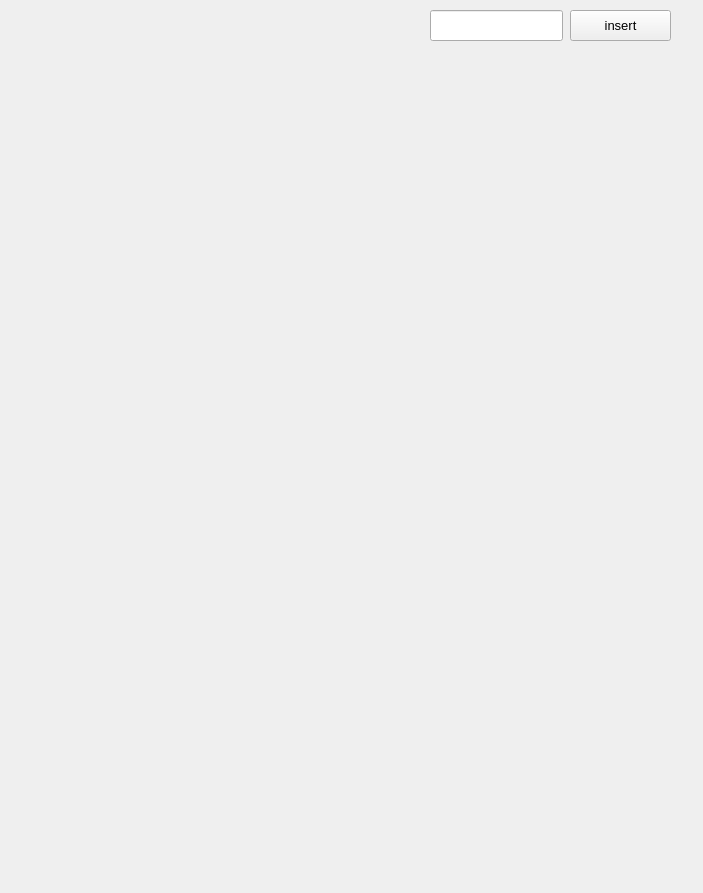
<?xml version="1.0" encoding="UTF-8"?>
<ui version="4.0">
 <class>MainWindow</class>
 <widget class="QMainWindow" name="MainWindow">
  <property name="geometry">
   <rect>
    <x>0</x>
    <y>0</y>
    <width>703</width>
    <height>893</height>
   </rect>
  </property>
  <property name="minimumSize">
   <size>
    <width>0</width>
    <height>0</height>
   </size>
  </property>
  <property name="maximumSize">
   <size>
    <width>2000</width>
    <height>2000</height>
   </size>
  </property>
  <property name="windowTitle">
   <string>MainWindow</string>
  </property>
  <widget class="QWidget" name="centralWidget">
   <widget class="QPushButton" name="pushButton">
    <property name="geometry">
     <rect>
      <x>570</x>
      <y>10</y>
      <width>101</width>
      <height>31</height>
     </rect>
    </property>
    <property name="font">
     <font>
      <family>Tahoma</family>
      <pointsize>10</pointsize>
     </font>
    </property>
    <property name="text">
     <string>insert</string>
    </property>
   </widget>
   <widget class="QLineEdit" name="lineEdit">
    <property name="geometry">
     <rect>
      <x>430</x>
      <y>10</y>
      <width>133</width>
      <height>31</height>
     </rect>
    </property>
   </widget>
   <widget class="QLabel" name="label_pic">
    <property name="geometry">
     <rect>
      <x>430</x>
      <y>220</y>
      <width>121</width>
      <height>121</height>
     </rect>
    </property>
    <property name="font">
     <font>
      <family>Tahoma</family>
      <pointsize>10</pointsize>
      <weight>75</weight>
      <bold>true</bold>
     </font>
    </property>
    <property name="text">
     <string/>
    </property>
   </widget>
   <widget class="QLabel" name="label_high">
    <property name="geometry">
     <rect>
      <x>440</x>
      <y>341</y>
      <width>102</width>
      <height>20</height>
     </rect>
    </property>
    <property name="font">
     <font>
      <family>Tahoma</family>
      <pointsize>10</pointsize>
      <weight>75</weight>
      <bold>true</bold>
     </font>
    </property>
    <property name="text">
     <string/>
    </property>
   </widget>
   <widget class="QLabel" name="label_low">
    <property name="geometry">
     <rect>
      <x>440</x>
      <y>361</y>
      <width>101</width>
      <height>20</height>
     </rect>
    </property>
    <property name="font">
     <font>
      <family>Tahoma</family>
      <pointsize>10</pointsize>
      <weight>75</weight>
      <bold>true</bold>
     </font>
    </property>
    <property name="text">
     <string/>
    </property>
   </widget>
   <widget class="QLabel" name="label_text">
    <property name="geometry">
     <rect>
      <x>440</x>
      <y>381</y>
      <width>211</width>
      <height>20</height>
     </rect>
    </property>
    <property name="font">
     <font>
      <family>Tahoma</family>
      <pointsize>10</pointsize>
      <weight>75</weight>
      <bold>true</bold>
     </font>
    </property>
    <property name="text">
     <string/>
    </property>
   </widget>
   <widget class="QLabel" name="label_date">
    <property name="geometry">
     <rect>
      <x>440</x>
      <y>400</y>
      <width>209</width>
      <height>21</height>
     </rect>
    </property>
    <property name="font">
     <font>
      <family>Tahoma</family>
      <pointsize>10</pointsize>
      <weight>75</weight>
      <bold>true</bold>
     </font>
    </property>
    <property name="text">
     <string/>
    </property>
   </widget>
   <widget class="QLabel" name="label_pic_2">
    <property name="geometry">
     <rect>
      <x>14</x>
      <y>7</y>
      <width>111</width>
      <height>111</height>
     </rect>
    </property>
    <property name="font">
     <font>
      <family>Tahoma</family>
      <pointsize>10</pointsize>
      <weight>75</weight>
      <bold>true</bold>
     </font>
    </property>
    <property name="text">
     <string/>
    </property>
   </widget>
   <widget class="QLabel" name="label_high_2">
    <property name="geometry">
     <rect>
      <x>4</x>
      <y>117</y>
      <width>121</width>
      <height>31</height>
     </rect>
    </property>
    <property name="font">
     <font>
      <family>Tahoma</family>
      <pointsize>10</pointsize>
      <weight>75</weight>
      <bold>true</bold>
     </font>
    </property>
    <property name="text">
     <string/>
    </property>
   </widget>
   <widget class="QLabel" name="label_low_2">
    <property name="geometry">
     <rect>
      <x>4</x>
      <y>147</y>
      <width>121</width>
      <height>31</height>
     </rect>
    </property>
    <property name="font">
     <font>
      <family>Tahoma</family>
      <pointsize>10</pointsize>
      <weight>75</weight>
      <bold>true</bold>
     </font>
    </property>
    <property name="text">
     <string/>
    </property>
   </widget>
   <widget class="QLabel" name="label_text_2">
    <property name="geometry">
     <rect>
      <x>4</x>
      <y>187</y>
      <width>111</width>
      <height>21</height>
     </rect>
    </property>
    <property name="font">
     <font>
      <family>Tahoma</family>
      <pointsize>10</pointsize>
      <weight>75</weight>
      <bold>true</bold>
     </font>
    </property>
    <property name="text">
     <string/>
    </property>
   </widget>
   <widget class="QLabel" name="label_date_2">
    <property name="geometry">
     <rect>
      <x>4</x>
      <y>217</y>
      <width>111</width>
      <height>21</height>
     </rect>
    </property>
    <property name="font">
     <font>
      <family>Tahoma</family>
      <pointsize>10</pointsize>
      <weight>75</weight>
      <bold>true</bold>
     </font>
    </property>
    <property name="text">
     <string/>
    </property>
   </widget>
   <widget class="QLabel" name="label_pic_3">
    <property name="geometry">
     <rect>
      <x>134</x>
      <y>7</y>
      <width>111</width>
      <height>111</height>
     </rect>
    </property>
    <property name="font">
     <font>
      <family>Tahoma</family>
      <pointsize>10</pointsize>
      <weight>75</weight>
      <bold>true</bold>
     </font>
    </property>
    <property name="text">
     <string/>
    </property>
   </widget>
   <widget class="QLabel" name="label_pic_4">
    <property name="geometry">
     <rect>
      <x>254</x>
      <y>7</y>
      <width>111</width>
      <height>111</height>
     </rect>
    </property>
    <property name="font">
     <font>
      <family>Tahoma</family>
      <pointsize>10</pointsize>
      <weight>75</weight>
      <bold>true</bold>
     </font>
    </property>
    <property name="text">
     <string/>
    </property>
   </widget>
   <widget class="QLabel" name="label_pic_5">
    <property name="geometry">
     <rect>
      <x>10</x>
      <y>287</y>
      <width>111</width>
      <height>111</height>
     </rect>
    </property>
    <property name="font">
     <font>
      <family>Tahoma</family>
      <pointsize>10</pointsize>
      <weight>75</weight>
      <bold>true</bold>
     </font>
    </property>
    <property name="text">
     <string/>
    </property>
   </widget>
   <widget class="QLabel" name="label_pic_6">
    <property name="geometry">
     <rect>
      <x>130</x>
      <y>287</y>
      <width>111</width>
      <height>111</height>
     </rect>
    </property>
    <property name="font">
     <font>
      <family>Tahoma</family>
      <pointsize>10</pointsize>
      <weight>75</weight>
      <bold>true</bold>
     </font>
    </property>
    <property name="text">
     <string/>
    </property>
   </widget>
   <widget class="QLabel" name="label_pic_7">
    <property name="geometry">
     <rect>
      <x>250</x>
      <y>287</y>
      <width>111</width>
      <height>111</height>
     </rect>
    </property>
    <property name="font">
     <font>
      <family>Tahoma</family>
      <pointsize>10</pointsize>
      <weight>75</weight>
      <bold>true</bold>
     </font>
    </property>
    <property name="text">
     <string/>
    </property>
   </widget>
   <widget class="QLabel" name="label_pic_8">
    <property name="geometry">
     <rect>
      <x>10</x>
      <y>529</y>
      <width>111</width>
      <height>111</height>
     </rect>
    </property>
    <property name="font">
     <font>
      <family>Tahoma</family>
      <pointsize>10</pointsize>
      <weight>75</weight>
      <bold>true</bold>
     </font>
    </property>
    <property name="text">
     <string/>
    </property>
   </widget>
   <widget class="QLabel" name="label_pic_9">
    <property name="geometry">
     <rect>
      <x>130</x>
      <y>529</y>
      <width>101</width>
      <height>111</height>
     </rect>
    </property>
    <property name="font">
     <font>
      <family>Tahoma</family>
      <pointsize>10</pointsize>
      <weight>75</weight>
      <bold>true</bold>
     </font>
    </property>
    <property name="text">
     <string/>
    </property>
   </widget>
   <widget class="QLabel" name="label_high_3">
    <property name="geometry">
     <rect>
      <x>134</x>
      <y>116</y>
      <width>111</width>
      <height>31</height>
     </rect>
    </property>
    <property name="font">
     <font>
      <family>Tahoma</family>
      <pointsize>10</pointsize>
      <weight>75</weight>
      <bold>true</bold>
     </font>
    </property>
    <property name="text">
     <string/>
    </property>
   </widget>
   <widget class="QLabel" name="label_low_3">
    <property name="geometry">
     <rect>
      <x>134</x>
      <y>157</y>
      <width>111</width>
      <height>20</height>
     </rect>
    </property>
    <property name="font">
     <font>
      <family>Tahoma</family>
      <pointsize>10</pointsize>
      <weight>75</weight>
      <bold>true</bold>
     </font>
    </property>
    <property name="text">
     <string/>
    </property>
   </widget>
   <widget class="QLabel" name="label_text_3">
    <property name="geometry">
     <rect>
      <x>134</x>
      <y>187</y>
      <width>111</width>
      <height>20</height>
     </rect>
    </property>
    <property name="font">
     <font>
      <family>Tahoma</family>
      <pointsize>10</pointsize>
      <weight>75</weight>
      <bold>true</bold>
     </font>
    </property>
    <property name="text">
     <string/>
    </property>
   </widget>
   <widget class="QLabel" name="label_date_3">
    <property name="geometry">
     <rect>
      <x>134</x>
      <y>217</y>
      <width>111</width>
      <height>21</height>
     </rect>
    </property>
    <property name="font">
     <font>
      <family>Tahoma</family>
      <pointsize>10</pointsize>
      <weight>75</weight>
      <bold>true</bold>
     </font>
    </property>
    <property name="text">
     <string/>
    </property>
   </widget>
   <widget class="QLabel" name="label_high_4">
    <property name="geometry">
     <rect>
      <x>260</x>
      <y>120</y>
      <width>101</width>
      <height>20</height>
     </rect>
    </property>
    <property name="font">
     <font>
      <family>Tahoma</family>
      <pointsize>10</pointsize>
      <weight>75</weight>
      <bold>true</bold>
     </font>
    </property>
    <property name="text">
     <string/>
    </property>
   </widget>
   <widget class="QLabel" name="label_low_4">
    <property name="geometry">
     <rect>
      <x>260</x>
      <y>157</y>
      <width>101</width>
      <height>20</height>
     </rect>
    </property>
    <property name="font">
     <font>
      <family>Tahoma</family>
      <pointsize>10</pointsize>
      <weight>75</weight>
      <bold>true</bold>
     </font>
    </property>
    <property name="text">
     <string/>
    </property>
   </widget>
   <widget class="QLabel" name="label_text_4">
    <property name="geometry">
     <rect>
      <x>260</x>
      <y>189</y>
      <width>101</width>
      <height>21</height>
     </rect>
    </property>
    <property name="font">
     <font>
      <family>Tahoma</family>
      <pointsize>10</pointsize>
      <weight>75</weight>
      <bold>true</bold>
     </font>
    </property>
    <property name="text">
     <string/>
    </property>
   </widget>
   <widget class="QLabel" name="label_date_4">
    <property name="geometry">
     <rect>
      <x>260</x>
      <y>220</y>
      <width>101</width>
      <height>20</height>
     </rect>
    </property>
    <property name="font">
     <font>
      <family>Tahoma</family>
      <pointsize>10</pointsize>
      <weight>75</weight>
      <bold>true</bold>
     </font>
    </property>
    <property name="text">
     <string/>
    </property>
   </widget>
   <widget class="QLabel" name="label_high_5">
    <property name="geometry">
     <rect>
      <x>10</x>
      <y>400</y>
      <width>111</width>
      <height>20</height>
     </rect>
    </property>
    <property name="font">
     <font>
      <family>Tahoma</family>
      <pointsize>10</pointsize>
      <weight>75</weight>
      <bold>true</bold>
     </font>
    </property>
    <property name="text">
     <string/>
    </property>
   </widget>
   <widget class="QLabel" name="label_low_5">
    <property name="geometry">
     <rect>
      <x>10</x>
      <y>437</y>
      <width>111</width>
      <height>20</height>
     </rect>
    </property>
    <property name="font">
     <font>
      <family>Tahoma</family>
      <pointsize>10</pointsize>
      <weight>75</weight>
      <bold>true</bold>
     </font>
    </property>
    <property name="text">
     <string/>
    </property>
   </widget>
   <widget class="QLabel" name="label_text_5">
    <property name="geometry">
     <rect>
      <x>10</x>
      <y>470</y>
      <width>111</width>
      <height>20</height>
     </rect>
    </property>
    <property name="font">
     <font>
      <family>Tahoma</family>
      <pointsize>10</pointsize>
      <weight>75</weight>
      <bold>true</bold>
     </font>
    </property>
    <property name="text">
     <string/>
    </property>
   </widget>
   <widget class="QLabel" name="label_date_5">
    <property name="geometry">
     <rect>
      <x>10</x>
      <y>500</y>
      <width>111</width>
      <height>20</height>
     </rect>
    </property>
    <property name="font">
     <font>
      <family>Tahoma</family>
      <pointsize>10</pointsize>
      <weight>75</weight>
      <bold>true</bold>
     </font>
    </property>
    <property name="text">
     <string/>
    </property>
   </widget>
   <widget class="QLabel" name="label_high_6">
    <property name="geometry">
     <rect>
      <x>130</x>
      <y>400</y>
      <width>111</width>
      <height>20</height>
     </rect>
    </property>
    <property name="font">
     <font>
      <family>Tahoma</family>
      <pointsize>10</pointsize>
      <weight>75</weight>
      <bold>true</bold>
     </font>
    </property>
    <property name="text">
     <string/>
    </property>
   </widget>
   <widget class="QLabel" name="label_low_6">
    <property name="geometry">
     <rect>
      <x>130</x>
      <y>430</y>
      <width>111</width>
      <height>20</height>
     </rect>
    </property>
    <property name="font">
     <font>
      <family>Tahoma</family>
      <pointsize>10</pointsize>
      <weight>75</weight>
      <bold>true</bold>
     </font>
    </property>
    <property name="text">
     <string/>
    </property>
   </widget>
   <widget class="QLabel" name="label_text_6">
    <property name="geometry">
     <rect>
      <x>130</x>
      <y>470</y>
      <width>111</width>
      <height>20</height>
     </rect>
    </property>
    <property name="font">
     <font>
      <family>Tahoma</family>
      <pointsize>10</pointsize>
      <weight>75</weight>
      <bold>true</bold>
     </font>
    </property>
    <property name="text">
     <string/>
    </property>
   </widget>
   <widget class="QLabel" name="label_date_6">
    <property name="geometry">
     <rect>
      <x>130</x>
      <y>500</y>
      <width>111</width>
      <height>20</height>
     </rect>
    </property>
    <property name="font">
     <font>
      <family>Tahoma</family>
      <pointsize>10</pointsize>
      <weight>75</weight>
      <bold>true</bold>
     </font>
    </property>
    <property name="text">
     <string/>
    </property>
   </widget>
   <widget class="QLabel" name="label_high_7">
    <property name="geometry">
     <rect>
      <x>250</x>
      <y>400</y>
      <width>111</width>
      <height>20</height>
     </rect>
    </property>
    <property name="font">
     <font>
      <family>Tahoma</family>
      <pointsize>10</pointsize>
      <weight>75</weight>
      <bold>true</bold>
     </font>
    </property>
    <property name="text">
     <string/>
    </property>
   </widget>
   <widget class="QLabel" name="label_low_7">
    <property name="geometry">
     <rect>
      <x>250</x>
      <y>430</y>
      <width>111</width>
      <height>20</height>
     </rect>
    </property>
    <property name="font">
     <font>
      <family>Tahoma</family>
      <pointsize>10</pointsize>
      <weight>75</weight>
      <bold>true</bold>
     </font>
    </property>
    <property name="text">
     <string/>
    </property>
   </widget>
   <widget class="QLabel" name="label_text_7">
    <property name="geometry">
     <rect>
      <x>250</x>
      <y>470</y>
      <width>111</width>
      <height>20</height>
     </rect>
    </property>
    <property name="font">
     <font>
      <family>Tahoma</family>
      <pointsize>10</pointsize>
      <weight>75</weight>
      <bold>true</bold>
     </font>
    </property>
    <property name="text">
     <string/>
    </property>
   </widget>
   <widget class="QLabel" name="label_date_7">
    <property name="geometry">
     <rect>
      <x>250</x>
      <y>500</y>
      <width>111</width>
      <height>20</height>
     </rect>
    </property>
    <property name="font">
     <font>
      <family>Tahoma</family>
      <pointsize>10</pointsize>
      <weight>75</weight>
      <bold>true</bold>
     </font>
    </property>
    <property name="text">
     <string/>
    </property>
   </widget>
   <widget class="QLabel" name="label_high_8">
    <property name="geometry">
     <rect>
      <x>10</x>
      <y>640</y>
      <width>111</width>
      <height>20</height>
     </rect>
    </property>
    <property name="font">
     <font>
      <family>Tahoma</family>
      <pointsize>10</pointsize>
      <weight>75</weight>
      <bold>true</bold>
     </font>
    </property>
    <property name="text">
     <string/>
    </property>
   </widget>
   <widget class="QLabel" name="label_low_8">
    <property name="geometry">
     <rect>
      <x>10</x>
      <y>670</y>
      <width>111</width>
      <height>20</height>
     </rect>
    </property>
    <property name="font">
     <font>
      <family>Tahoma</family>
      <pointsize>10</pointsize>
      <weight>75</weight>
      <bold>true</bold>
     </font>
    </property>
    <property name="text">
     <string/>
    </property>
   </widget>
   <widget class="QLabel" name="label_text_8">
    <property name="geometry">
     <rect>
      <x>10</x>
      <y>710</y>
      <width>111</width>
      <height>20</height>
     </rect>
    </property>
    <property name="font">
     <font>
      <family>Tahoma</family>
      <pointsize>10</pointsize>
      <weight>75</weight>
      <bold>true</bold>
     </font>
    </property>
    <property name="text">
     <string/>
    </property>
   </widget>
   <widget class="QLabel" name="label_date_8">
    <property name="geometry">
     <rect>
      <x>10</x>
      <y>740</y>
      <width>111</width>
      <height>20</height>
     </rect>
    </property>
    <property name="font">
     <font>
      <family>Tahoma</family>
      <pointsize>10</pointsize>
      <weight>75</weight>
      <bold>true</bold>
     </font>
    </property>
    <property name="text">
     <string/>
    </property>
   </widget>
   <widget class="QLabel" name="label_high_9">
    <property name="geometry">
     <rect>
      <x>130</x>
      <y>640</y>
      <width>101</width>
      <height>20</height>
     </rect>
    </property>
    <property name="font">
     <font>
      <family>Tahoma</family>
      <pointsize>10</pointsize>
      <weight>75</weight>
      <bold>true</bold>
     </font>
    </property>
    <property name="text">
     <string/>
    </property>
   </widget>
   <widget class="QLabel" name="label_low_9">
    <property name="geometry">
     <rect>
      <x>130</x>
      <y>670</y>
      <width>101</width>
      <height>20</height>
     </rect>
    </property>
    <property name="font">
     <font>
      <family>Tahoma</family>
      <pointsize>10</pointsize>
      <weight>75</weight>
      <bold>true</bold>
     </font>
    </property>
    <property name="text">
     <string/>
    </property>
   </widget>
   <widget class="QLabel" name="label_text_9">
    <property name="geometry">
     <rect>
      <x>130</x>
      <y>710</y>
      <width>101</width>
      <height>20</height>
     </rect>
    </property>
    <property name="font">
     <font>
      <family>Tahoma</family>
      <pointsize>10</pointsize>
      <weight>75</weight>
      <bold>true</bold>
     </font>
    </property>
    <property name="text">
     <string/>
    </property>
   </widget>
   <widget class="QLabel" name="label_date_9">
    <property name="geometry">
     <rect>
      <x>130</x>
      <y>740</y>
      <width>101</width>
      <height>20</height>
     </rect>
    </property>
    <property name="font">
     <font>
      <family>Tahoma</family>
      <pointsize>10</pointsize>
      <weight>75</weight>
      <bold>true</bold>
     </font>
    </property>
    <property name="text">
     <string/>
    </property>
   </widget>
   <widget class="QLabel" name="label_pic_10">
    <property name="geometry">
     <rect>
      <x>240</x>
      <y>529</y>
      <width>111</width>
      <height>111</height>
     </rect>
    </property>
    <property name="font">
     <font>
      <family>Tahoma</family>
      <pointsize>10</pointsize>
      <weight>75</weight>
      <bold>true</bold>
     </font>
    </property>
    <property name="text">
     <string/>
    </property>
   </widget>
   <widget class="QLabel" name="label_high_10">
    <property name="geometry">
     <rect>
      <x>240</x>
      <y>640</y>
      <width>111</width>
      <height>20</height>
     </rect>
    </property>
    <property name="font">
     <font>
      <family>Tahoma</family>
      <pointsize>10</pointsize>
      <weight>75</weight>
      <bold>true</bold>
     </font>
    </property>
    <property name="text">
     <string/>
    </property>
   </widget>
   <widget class="QLabel" name="label_low_10">
    <property name="geometry">
     <rect>
      <x>240</x>
      <y>670</y>
      <width>111</width>
      <height>20</height>
     </rect>
    </property>
    <property name="font">
     <font>
      <family>Tahoma</family>
      <pointsize>10</pointsize>
      <weight>75</weight>
      <bold>true</bold>
     </font>
    </property>
    <property name="text">
     <string/>
    </property>
   </widget>
   <widget class="QLabel" name="label_text_10">
    <property name="geometry">
     <rect>
      <x>240</x>
      <y>710</y>
      <width>111</width>
      <height>20</height>
     </rect>
    </property>
    <property name="font">
     <font>
      <family>Tahoma</family>
      <pointsize>10</pointsize>
      <weight>75</weight>
      <bold>true</bold>
     </font>
    </property>
    <property name="text">
     <string/>
    </property>
   </widget>
   <widget class="QLabel" name="label_date_10">
    <property name="geometry">
     <rect>
      <x>240</x>
      <y>740</y>
      <width>111</width>
      <height>20</height>
     </rect>
    </property>
    <property name="font">
     <font>
      <family>Tahoma</family>
      <pointsize>10</pointsize>
      <weight>75</weight>
      <bold>true</bold>
     </font>
    </property>
    <property name="text">
     <string/>
    </property>
   </widget>
  </widget>
 </widget>
 <layoutdefault spacing="6" margin="11"/>
 <resources/>
 <connections/>
</ui>
